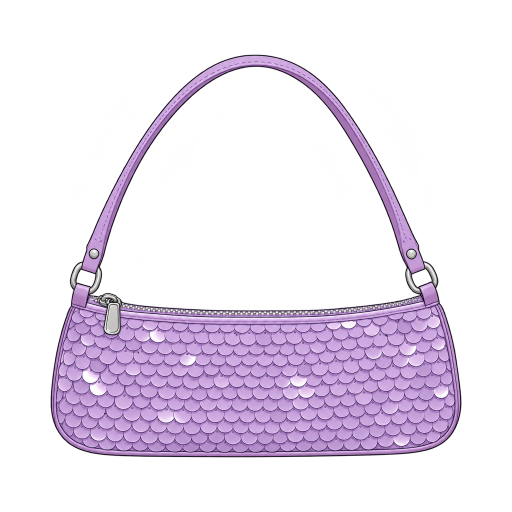
#> input picture art-src/raw/product/acc-bag-baguette.png, 1024 x 1024 px, given in place of base.png, which was not available (shown at 1/2 size)
$ python wear.py
#> lines starting #> are read from the running program, lines starting #| are printed output that depends on the picture; after the words box and inside, x2 and y2 are one past the last pixel; in counts of white or black regions, pixels touching at a corner belong together
### art-src/v2/check.py
"""v2 experiment: align each transparent layer onto the base and report problems.

No cutting. A layer is used as Codex drew it; this script only
- places the items Codex does not put in place reliably by an anchor on the doll:
  each shoe onto its foot, a bag under the fingers of her hand. Clothes and hair
  already land on the body as drawn and are not moved;
- reports skin pixels inside the item (Codex drew part of the doll by mistake) and
  enclosed transparent holes;
- writes art-src/v2/out/<name>.png (aligned, full canvas) and a report.

  art-src/.venv/bin/python art-src/v2/check.py
"""
import json
import pathlib
import sys

import numpy as np
from PIL import Image
from scipy import ndimage as ndi

ROOT = pathlib.Path(__file__).resolve().parent
sys.path.insert(0, str(ROOT.parent))
from skin import skin_weight  # noqa: E402

RAW, OUT = ROOT / 'raw', ROOT / 'out'


def rgba(path):
    return np.asarray(Image.open(path).convert('RGBA'), dtype=np.float32)


# [38 lines left out: functions segments, feet_boxes, hand_box, move, not called in this run]


ANKLE_Y = 1330          # below this row the doll's bare feet


# [10 lines left out: function scale_part, not called in this run]


BASE_RGB = None


# [263 lines left out: functions trim_foot, fit_shoes, fit_bottom, earlobes, fit_earrings, not called in this run]


# matched by name prefix, so that new models (acc-bag-clutch, acc-neck-drop) are fitted too
BAGS = ('acc-tote', 'acc-bag', 'acc-belt-bag')
NECKLACES = ('acc-chain', 'acc-pearls', 'acc-neck')


# [59 lines left out: functions neck, fit_necklace, fingertips, not called in this run]


# Codex draws some bags tiny next to her (a straw basket 104 px wide, a tote 297): any bag smaller than
# this (opaque box area, handle included) is scaled up to it, by at most BAG_GROW
BAG_MIN_AREA = 52000
BAG_GROW = 2.0
# how much the last fitted bag was scaled up: skin-like pixels (a straw basket) scale with it
grown = 1.0


# the bag must stay inside the figure frame (batch.FRAME_X), or the doll shrinks on every screen
BAG_FRAME = (165, 795)


# [208 lines left out: functions grow_bag, fit_bag, shoe_overhang, leg_offset, leg_flare, covers_feet and 5 more, not called in this run]


# shoes drawn by editing the doll's own feet (onbody.py): already in place
ONBODY = {p.stem for d in ('onbody', 'onface', 'wear') if (ROOT / 'raw' / d).exists()
          for p in (ROOT / 'raw' / d).glob('*.png')}


# [35 lines left out: functions fit_choker, shrink_earrings, not called in this run]


LENS_ALPHA = 0.5


# [66 lines left out: functions nose_x, fit_glasses, not called in this run]


JEWELLERY = ('acc-hoops', 'acc-ear', 'acc-studs', 'acc-chain', 'acc-pearls', 'acc-neck', 'acc-choker')


# [165 lines left out: functions drop_haze, fit, underwear, waist_overhang, hip_gap, main, not called in this run]


# [2 lines that do not run on import are left out]

### art-src/v2/onbody.py
"""v2: shoe layers from edits of the doll's own feet (gen_onbody.sh).

The shoe is what changed against base.png below the ankles: new opaque pixels
(sole, heel, toe beyond her foot) and pixels that changed colour clearly (the shoe
over her skin). Her skin left unchanged inside a pump's opening is not taken, so her
own foot shows there. Written to raw/<name>.png, where check.py uses it as is
(listed in check.ONBODY: no fitting).

  art-src/.venv/bin/python art-src/v2/onbody.py
"""
import pathlib
import sys

import numpy as np
from PIL import Image
from scipy import ndimage as ndi

ROOT = pathlib.Path(__file__).resolve().parent
sys.path.insert(0, str(ROOT))
from check import rgba  # noqa: E402

ANKLE = 1290            # nothing above this row is a shoe
RAW = ROOT / 'raw'
CUTS = {}               # shoe -> row below which the doll's own feet are hidden


def shift_to(base, img):
    """Integer translation that best aligns img onto base (phase correlation on alpha)."""
    a, b = base[..., 3], img[..., 3]
    r = np.fft.fft2(a - a.mean()) * np.conj(np.fft.fft2(b - b.mean()))
    r /= np.abs(r) + 1e-9
    corr = np.fft.ifft2(r).real
    dy, dx = np.unravel_index(np.argmax(corr), corr.shape)
    h, w = corr.shape
    dy = dy - h if dy > h // 2 else dy
    dx = dx - w if dx > w // 2 else dx
    if abs(dx) > 20 or abs(dy) > 20:
        dx = dy = 0
    return np.roll(img, (dy, dx), axis=(0, 1)), (int(dx), int(dy))


def drop_lines(m, keep_px=150, reach=3, rel=0.0, width=2):
    """Remove thin lines: Codex redraws bits of the body's own outline (an arm, a calf)
    while editing, which are not part of the item. Pieces without any thick part go;
    within the item, only lines more than `reach` px from its thick parts go."""
    # (width: half the width a part must have to be material, not an ink line)
    thick = ndi.binary_opening(m, iterations=width)
    lab, n = ndi.label(m, structure=np.ones((3, 3)))
    if n:
        t = ndi.sum(thick, lab, range(1, n + 1))
        # (rel: pieces far smaller than the main one, like a redrawn hand, go too)
        m = np.isin(lab, [i + 1 for i in range(n) if t[i] >= max(keep_px, rel * t.max())])
    return m & ndi.binary_dilation(thick, iterations=reach + width - 2)


# [110 lines left out: functions cover_toes, main, not called in this run]


# [2 lines that do not run on import are left out]

### art-src/skin.py
"""Skin tones: recolour the doll's skin in every layer that shows some.

The base doll has one skin tone and every item was cut against her, so a tone is
not a new generation but a recolour: in CIELAB, skin pixels are moved from the
base's mean skin colour to the tone's, keeping each pixel's offset from the mean
(shading, blush, lips stay as they were relative to the skin).

Body and feet are recoloured wherever they look like skin. Item layers also carry
some skin (a neckline over the base's bandeau, the top of a foot in a sandal):
there only pixels that still match the base underneath and connect to the edge of
the item are skin, so fabric that happens to be skin-coloured (a camel blazer)
keeps its colour.
"""
import numpy as np
from PIL import Image
from scipy import ndimage as ndi

# Lab of the base doll's mean skin (measured on the legs) and of each tone.
# 'tan' is the base itself: no files are made for it.
TONES = {
    'fair': (85.0, 12.0, 20.0),
    'light': (77.0, 18.0, 28.0),
    'tan': None,
    'brown': (52.0, 21.0, 30.0),
    'deep': (37.0, 16.0, 22.0),
}
BASE_TONE = 'tan'


# [19 lines left out: functions srgb_to_lab, lab_to_srgb, not called in this run]


def skin_weight(rgb, strict=True):
    """0..1: how much a pixel looks like skin (warm, saturated, not dark ink or hair).
    strict also rules out yellower tones (gold, camel): needed inside item layers,
    not on the body, whose only non-skin parts are ink, hair and underwear."""
    r, g, b = rgb[..., 0], rgb[..., 1], rgb[..., 2]
    v = rgb.max(axis=-1)
    ratio = (r - b) / np.maximum(r, 1)
    w = np.clip((ratio - 0.33) / 0.08, 0, 1) * np.clip((v - 130) / 40, 0, 1)
    # blue/red balance of skin stays within ~0.4..0.57 from shadow to highlight;
    # gold straps and camel fabric are yellower
    if strict:
        # measured on the base: skin b/r 0.38..0.50, g/r 0.57..0.70; camel fabric
        # has b/r 0.31..0.37, yellow fabric g/r 0.79 and up
        br = b / np.maximum(r, 1)
        gr = g / np.maximum(r, 1)
        w = w * np.clip((br - 0.37) / 0.03, 0, 1) * np.clip((0.8 - br) / 0.05, 0, 1)
        w = w * np.clip((0.76 - gr) / 0.04, 0, 1)
    return w * ((r >= g) & (g >= b))


# [119 lines left out: functions grown_weight, base_skin_lab, recolour, underwear_mask, layer_skin, hair_palette and 1 more, not called in this run]

### art-src/v2/wear.py
"""v2: garment layers from edits of the doll (gen_wear.sh).

The layer is what changed below her waist: new opaque pixels (wide trouser legs
beyond her legs) and pixels that clearly changed colour (denim over her skin and
briefs). Her skin left unchanged (a hand in front of the hip, the gap between the
legs) is not taken, so her own body shows there in any skin tone. Codex's small
redraws of skin are dropped. Written to raw/<name>.png; check.py uses it as is.

  art-src/.venv/bin/python art-src/v2/wear.py
"""
import pathlib
import sys

import numpy as np
from PIL import Image
from scipy import ndimage as ndi

ROOT = pathlib.Path(__file__).resolve().parent
sys.path.insert(0, str(ROOT))
sys.path.insert(0, str(ROOT.parent))
from check import rgba  # noqa: E402
from onbody import drop_lines, shift_to  # noqa: E402
from skin import skin_weight  # noqa: E402

RAW = ROOT / 'raw'
TOP_ROW = {'bottom': 470, 'underwear': 470}    # nothing of a bottom above this row
# items worn on one small spot: (rows, columns) where they can be. A bracelet goes on
# her left wrist (viewer's right), the bag hangs from the other hand.
REGION = {'acc-bracelet': (slice(640, 840), slice(600, 790))}


# [77 lines left out: functions band_only, clean_gap, not called in this run]


def main():
    base = rgba(ROOT / 'base.png')
    for p in sorted((RAW / 'wear').glob('*.png')):
        kind = p.stem.split('-')[0]
        img, off = shift_to(base, rgba(p))
#> in shift_to, `a, b = base[..., 3], img[..., 3]`:
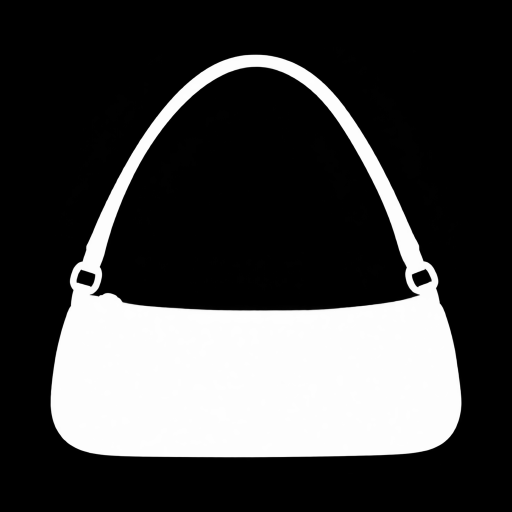
#> a: shape (1024, 1024) float32 (shown at 1/2 size); min 0, max 255, mean 66.2
#> in shift_to, `dy, dx = np.unravel_index(np.argmax(corr), corr.shape)`: dy = 0
#> off = (0, 0)
        ia, ba = img[..., 3] > 128, base[..., 3] > 128
#> ia: shape (1024, 1024) bool; 26.1% white; 1 white region, box (x1, y1, x2, y2) and area: (101, 109, 923, 915) 274134
        diff = ndi.gaussian_filter(np.abs(img[..., :3] - base[..., :3]).max(axis=-1), 0.8)
#> diff: shape (1024, 1024) float32; every value is 0
        m = (ia & ~ba) | (ia & ba & (diff > 40))
#> m: shape (1024, 1024) bool; every value is 0
        m[:TOP_ROW.get(kind, 0)] = False
        region = next((r for k, r in REGION.items() if p.stem.startswith(k)), None)
        if region:
            keep = np.zeros_like(m)
            keep[region] = True
            m &= keep
        m &= ~(skin_weight(img[..., :3]) > 0.6)          # her skin, redrawn: not the garment
#> in skin_weight, `r, g, b = rgb[..., 0], rgb[..., 1], rgb[..., 2]`:
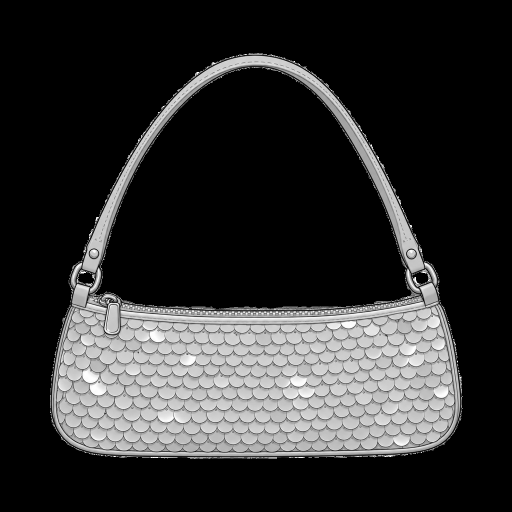
#> r: shape (1024, 1024) float32 (shown at 1/2 size); min 0, max 255, mean 47.8
#> in skin_weight, `r, g, b = rgb[..., 0], rgb[..., 1], rgb[..., 2]`:
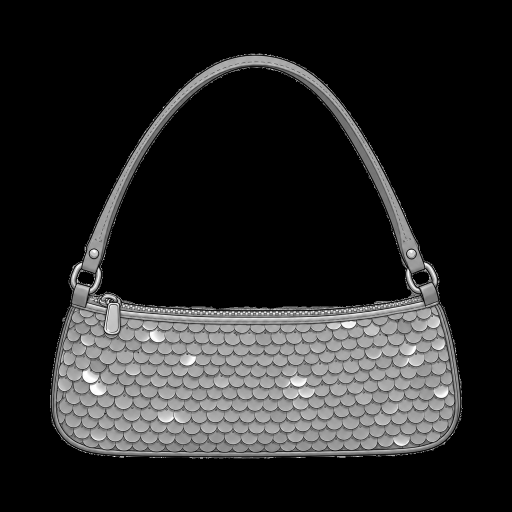
#> g: shape (1024, 1024) float32 (shown at 1/2 size); min 0, max 255, mean 38.4
#> in skin_weight, `r, g, b = rgb[..., 0], rgb[..., 1], rgb[..., 2]`:
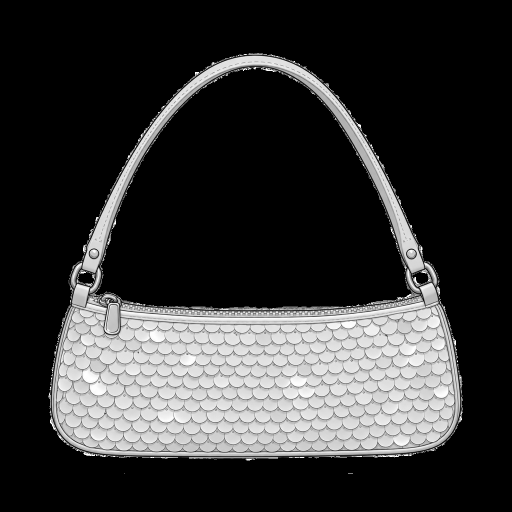
#> b: shape (1024, 1024) float32 (shown at 1/2 size); min 0, max 255, mean 53
#> in skin_weight, `ratio = (r - b) / np.maximum(r, 1)`:
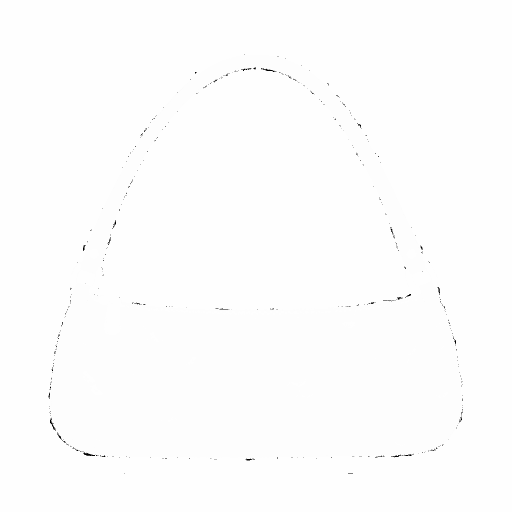
#> ratio: shape (1024, 1024) float32 (shown at 1/2 size); min -255, max 1, mean -0.426; drawn with min black and max white
#> in skin_weight, `w = np.clip((ratio - 0.33) / 0.08, 0, 1) * np.clip((v - 130) / 40, 0, 1)`:
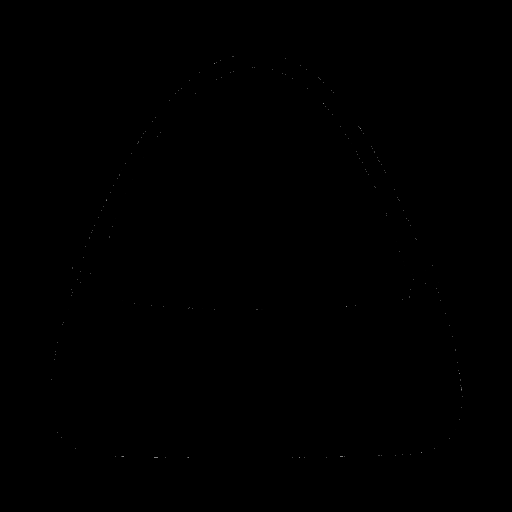
#> w: shape (1024, 1024) float32 (shown at 1/2 size); min 0, max 1, mean 0.000204
        m = ndi.binary_closing(m, iterations=2)
        m = ndi.binary_opening(m, iterations=1)
        lab, n = ndi.label(m)
#> n = 0
        if n:
            sizes = ndi.sum(m, lab, range(1, n + 1))
            m = np.isin(lab, [i + 1 for i, s in enumerate(sizes) if s >= max(60 if region else 400, sizes.max() * 0.02)])
        # small holes inside the garment (a paint splatter close to the base colour)
        holes = ndi.binary_fill_holes(m) & ~m
        hl, hn = ndi.label(holes)
#> hn = 0
        if hn:
            hs = ndi.sum(holes, hl, range(1, hn + 1))
            m |= np.isin(hl, [i + 1 for i, s in enumerate(hs) if s < 150])
        if kind == 'underwear':
            # where the base's briefs were, the new nude shorts barely differ from them:
            # that part is the shorts too (everything inside the shorts' outline)
            from check import underwear
            briefs = underwear(base)
            briefs[:int(np.nonzero(briefs)[0].mean())] = False
            m = ndi.binary_fill_holes(ndi.binary_closing(m | briefs, iterations=4))
            # skin-tight: never past her own outline at the sides...
            m &= ndi.binary_dilation(ba, iterations=1)
            # ...and the gap between her thighs stays open, cleanly: the shorts' edge
            # along it gets a thin ink line, and the gap closes to a smooth point at the
            # top (no dark blob of her own crotch shading or outline left there)
            img, m = clean_gap(img, m, ba, base)
            ia = ia | m
        m &= ia
        # (garments: material is wide, a redrawn leg outline is at most ~8 px; a
        # bracelet keeps only its loop, not redrawn fingers)
        m = drop_lines(m, 40, rel=0.5, width=1) if region else drop_lines(m, 150, rel=0.02, width=4)
        if region is not None and m.any():
            m = band_only(m, img)
        alpha = ndi.gaussian_filter(m.astype(np.float32), 0.6) * (img[..., 3] / 255)
        out = np.dstack([img[..., :3], 255 * alpha])
        Image.fromarray(out.clip(0, 255).astype(np.uint8)).save(RAW / f'{p.stem}.png')
        far = ia & ~ndi.binary_dilation(ba, iterations=140)
        print(p.stem, 'offset', off, 'px', int(m.sum()), 'backdrop px', int(far.sum()))
#| acc-bag-baguette offset (0, 0) px 0 backdrop px 0


if __name__ == '__main__':
    main()

$ run again, on art-src/raw/product/acc-bag-frame.png
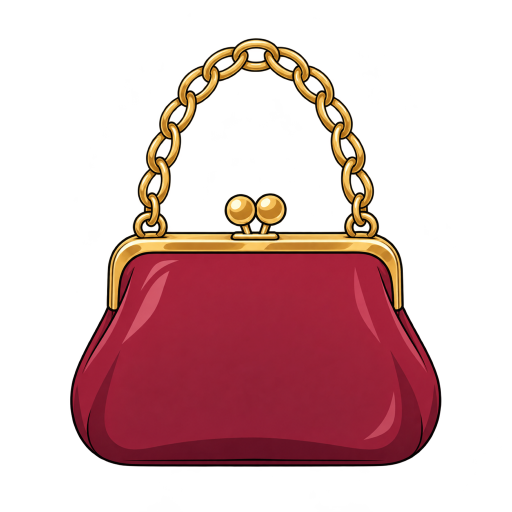
#> input picture art-src/raw/product/acc-bag-frame.png, 1024 x 1024 px, given in place of base.png, which was not available (shown at 1/2 size)
#> in shift_to, `a, b = base[..., 3], img[..., 3]`:
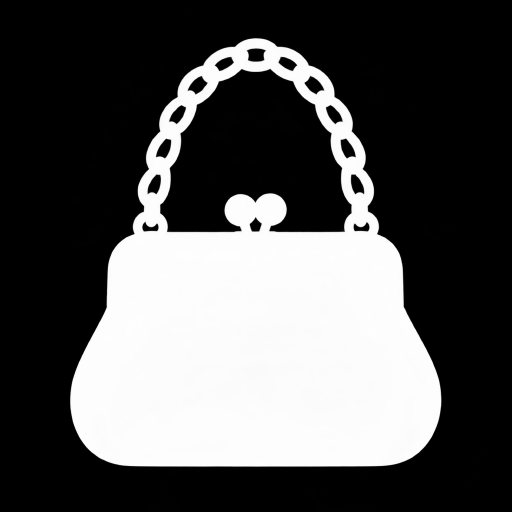
#> a: shape (1024, 1024) float32 (shown at 1/2 size); min 0, max 255, mean 85.2
#> dy = 0
#> off = (0, 0)
#> ia: shape (1024, 1024) bool; 33.7% white; 1 white region, box (x1, y1, x2, y2) and area: (140, 77, 883, 933) 353606
#> diff: shape (1024, 1024) float32; every value is 0
#> m: shape (1024, 1024) bool; every value is 0
#> in skin_weight, `w = w * np.clip((br - 0.37) / 0.03, 0, 1) * np.clip((0.8 - br) / 0.05,..`:
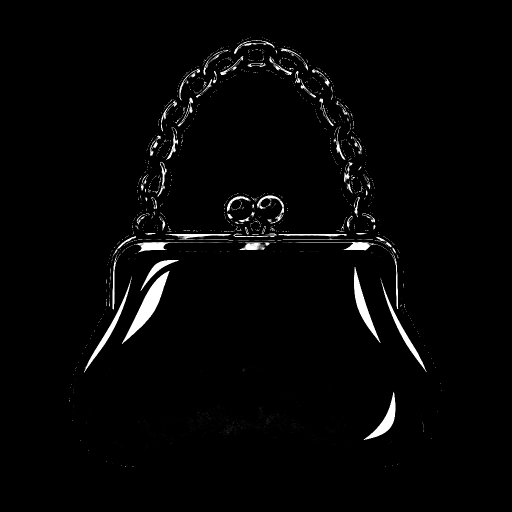
#> w: shape (1024, 1024) float32 (shown at 1/2 size); min 0, max 1, mean 0.0221
#> in main, `lab, n = ndi.label(m)`: n = 0
#| acc-bag-frame offset (0, 0) px 0 backdrop px 0

$ run again, on art-src/raw/product/acc-bag-mini.png
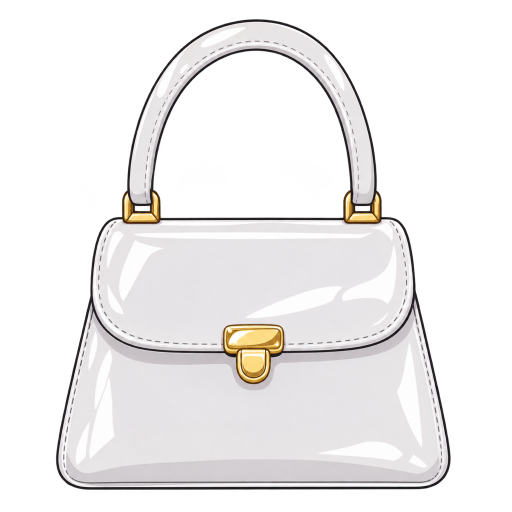
#> input picture art-src/raw/product/acc-bag-mini.png, 1024 x 1024 px, given in place of base.png, which was not available (shown at 1/2 size)
#> in shift_to, `a, b = base[..., 3], img[..., 3]`:
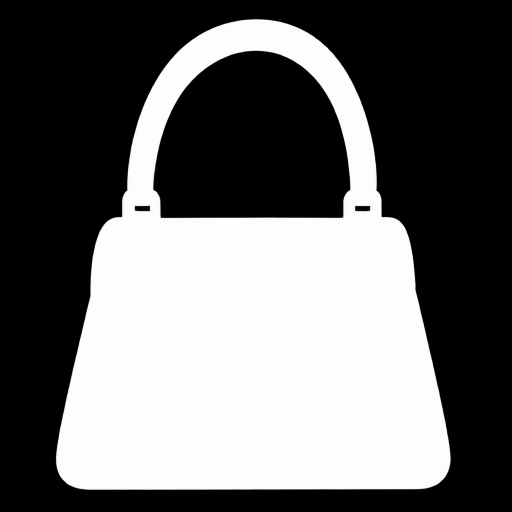
#> a: shape (1024, 1024) float32 (shown at 1/2 size); min 0, max 255, mean 106
#> dy = 0
#> off = (0, 0)
#> ia: shape (1024, 1024) bool; 41.9% white; 1 white region, box (x1, y1, x2, y2) and area: (112, 39, 901, 979) 439227
#> diff: shape (1024, 1024) float32; every value is 0
#> m: shape (1024, 1024) bool; every value is 0
#> in skin_weight, `w = np.clip((ratio - 0.33) / 0.08, 0, 1) * np.clip((v - 130) / 40, 0, 1)`:
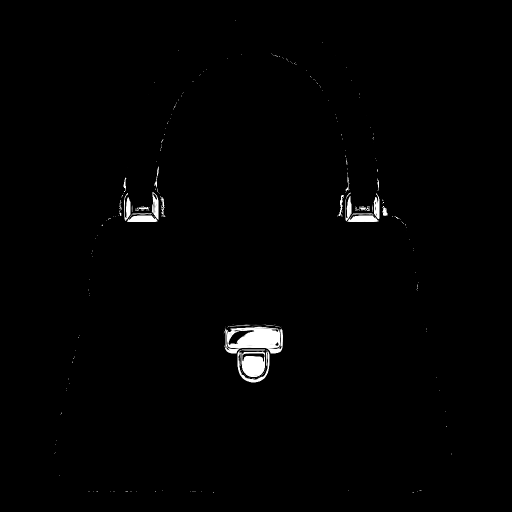
#> w: shape (1024, 1024) float32 (shown at 1/2 size); min 0, max 1, mean 0.0108
#> in main, `lab, n = ndi.label(m)`: n = 0
#| acc-bag-mini offset (0, 0) px 0 backdrop px 0
